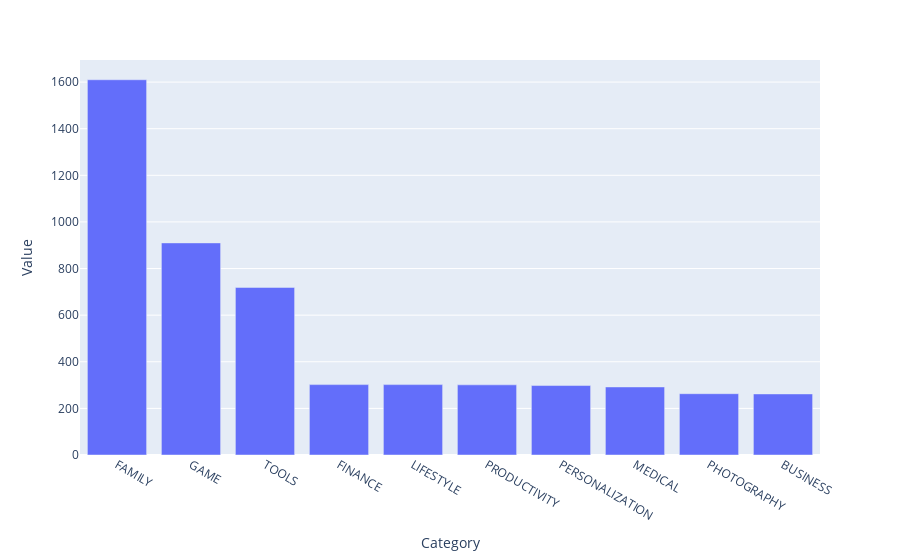

The cell this chart's notebook holds for it:
### Code cell
fig = px.bar(x = top10.index, y = top10.values)
fig.update_layout(xaxis_title='Category', yaxis_title='Value')
fig.show()

### Figure 1 — Plotly figure (JSON) as saved in the notebook; plotly's stock layout.template omitted (floating-point values rounded to 4 significant figures)
{"data": [{"alignmentgroup": "True", "hovertemplate": "x=%{x}<br>y=%{y}<extra></extra>", "legendgroup": "", "marker": {"color": "#636efa", "pattern": {"shape": ""}}, "name": "", "offsetgroup": "", "orientation": "v", "showlegend": false, "textposition": "auto", "type": "bar", "x": ["FAMILY", "GAME", "TOOLS", "FINANCE", "LIFESTYLE", "PRODUCTIVITY", "PERSONALIZATION", "MEDICAL", "PHOTOGRAPHY", "BUSINESS"], "xaxis": "x", "y": [1610, 910, 719, 302, 302, 301, 298, 292, 263, 262], "yaxis": "y"}], "layout": {"barmode": "relative", "legend": {"tracegroupgap": 0}, "margin": {"t": 60}, "xaxis": {"anchor": "y", "domain": [0, 1], "title": {"text": "Category"}}, "yaxis": {"anchor": "x", "domain": [0, 1], "title": {"text": "Value"}}}}
